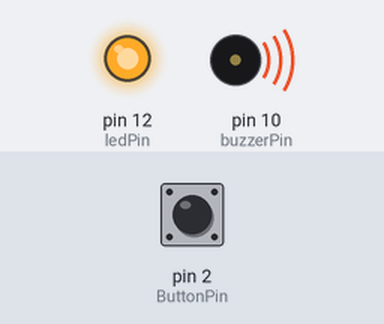
A sketch run on a simulated Arduino Uno, built with avr-gcc and run on an emulated ATmega328P. Shown: output pins drawn as LEDs (lit = HIGH), buzzer (waves = sounding, pin HIGH). Inputs (shaded band) come from the test bench; at power-on: pin 2 (ButtonPin) HIGH.

Above: at 1.2 s.
1.3 s: pin 2 (ButtonPin) pulled LOW for 0.15 s
At 1.37 s:
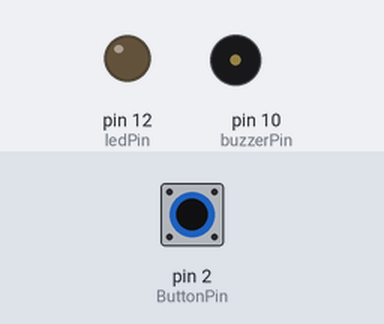
2.9 s: pin 2 (ButtonPin) pulled LOW for 3.2 s
At 7.5 s:
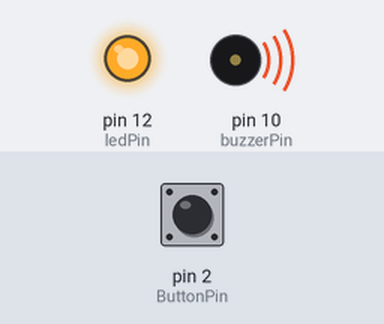
Timing chart, 0 to 9.0 s (numbered marks = the images above; inputs shaded):
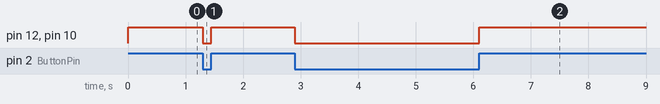

The sketch:

classtask.ino
```cpp
int ButtonPin = 2;
int ledPin = 12;
int buzzerPin = 10;

void setup() {
  pinMode(ButtonPin, INPUT_PULLUP);
  pinMode(ledPin, OUTPUT);
  pinMode(buzzerPin, OUTPUT);
}

void loop() {
  if (digitalRead(ButtonPin) == LOW) {
   digitalWrite(ledPin,LOW);
   digitalWrite(buzzerPin,LOW);
  }else{
   digitalWrite(ledPin,HIGH);
   digitalWrite(buzzerPin,HIGH);
  }
  }
```

Measured:
- after the input at 1.3 s, pin 12 (ledPin), pin 10 (buzzerPin): HIGH → LOW at once, → HIGH 0.15 s later
- after the input at 2.9 s, pin 12 (ledPin), pin 10 (buzzerPin): HIGH → LOW at once, → HIGH 3.2 s later
